Frame 1 (no input): blank canvas, image omitted
Frame 60 (no input): blank canvas, image omitted
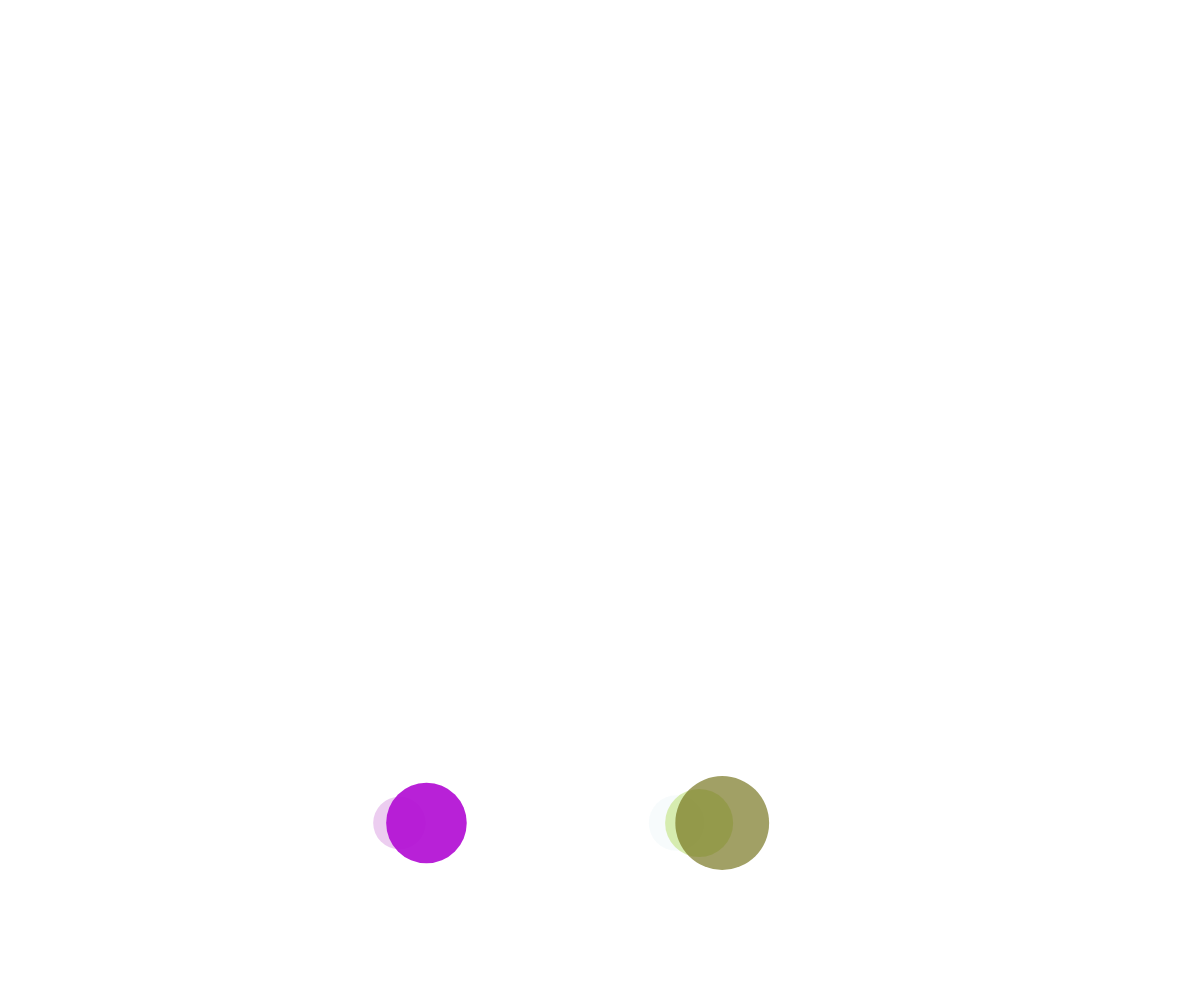
Frame 120 (the mouse pressed at the canvas centre since frame 60)

The p5.js sketch whose frames 1 and 60 were blank and that drew this single picture after the mouse press (run headless with seeded random() and noise() and a simulated clock; from frame 60 on, the mouse is pressed at the canvas centre):

// p5.js sketch
// ── sketch.js
// Bubble Demo

let theBubbles = [];

function setup() {
  createCanvas(windowWidth, windowHeight);
}

function draw() {
  background("white");
  displayBubble();
  bubbleUp();
}

function spawnBubble() {
  let bubble = {
    x: random(width),
    y: height,
    r: random(20, 50),
    dx: 0,
    dy: -3,
    theColor: color(random(255), random(255), random(255), random(255)),
    theTime: random(1000),
  };
  theBubbles.push(bubble);
}

function mousePressed() {
  for (let i=0; i<5; i++) {
    spawnBubble();
  }
}



function bubbleUp() {
  for (let bubble of theBubbles) {
    bubble.y += bubble.dy;

    bubble.x = noise(bubble.theTime) * width;
    bubble.theTime += 0.005;
  }
}

function displayBubble() {
  for (let bubble of theBubbles) {
    noStroke();
    fill(bubble.theColor);
    circle(bubble.x, bubble.y, bubble.r*2);
  }
}
